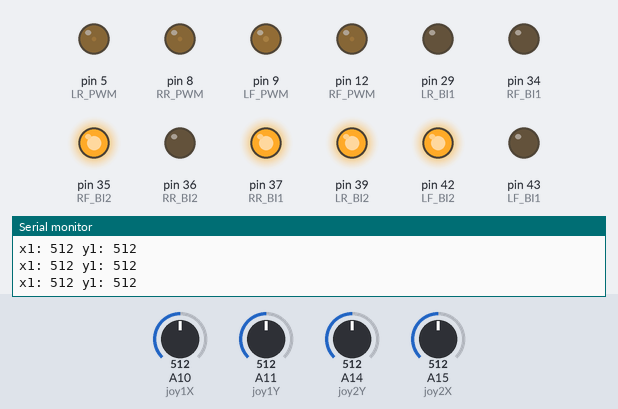
Bench run of a sketch on a simulated Arduino Mega 2560, built with avr-gcc and run on an emulated ATmega2560. Parts: output pins drawn as LEDs (lit = HIGH), the last lines printed to the serial monitor. Inputs (shaded band) come from the test bench; at power-on: A10 (joy1X) = 512, A11 (joy1Y) = 512, A15 (joy2X) = 512, A14 (joy2Y) = 512.

Above: at 1.2 s.
1.3 s: A10 (joy1X) set to 109
At 2.2 s:
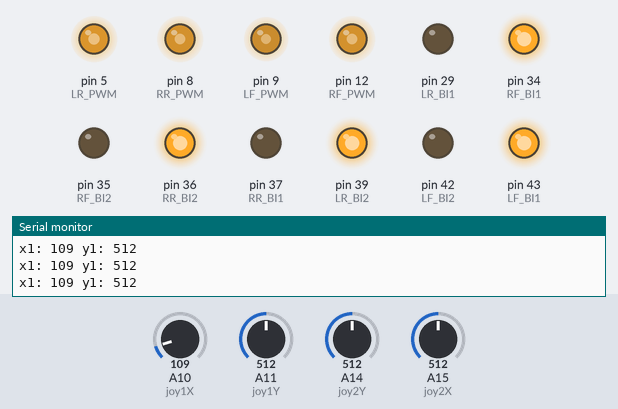
2.8 s: A10 (joy1X) set to 93
At 3.4 s:
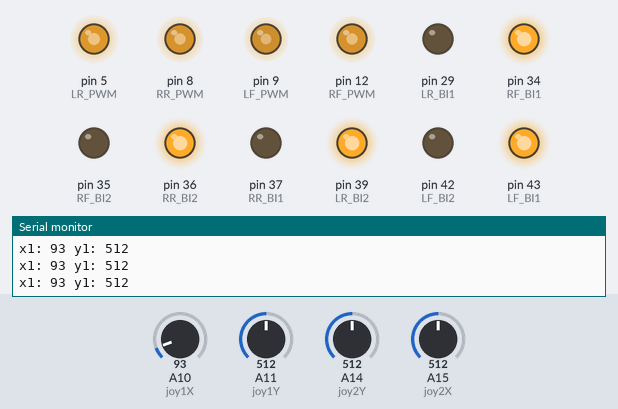
5.8 s: A11 (joy1Y) set to 716
At 6.7 s:
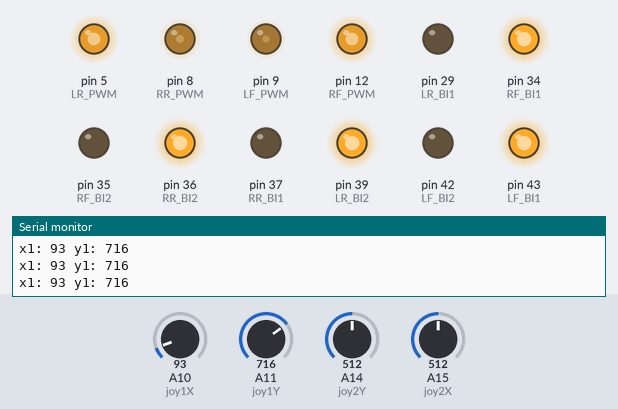
7.3 s: A15 (joy2X) set to 716
At 7.8 s:
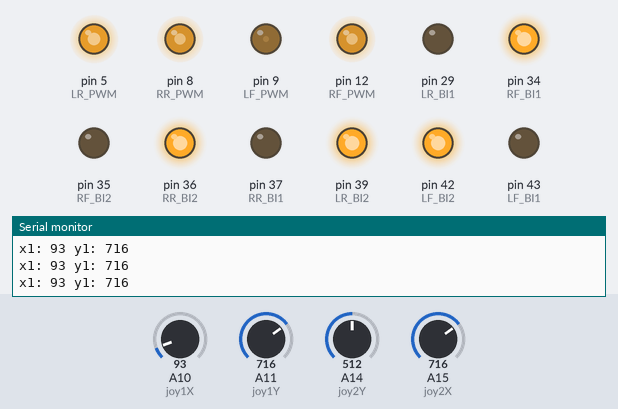
8.8 s: A11 (joy1Y) set to 30
At 10.0 s:
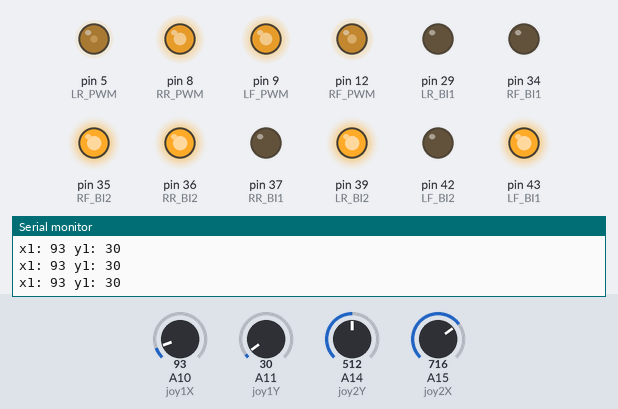
10.3 s: A10 (joy1X) set to 306
At 11.1 s:
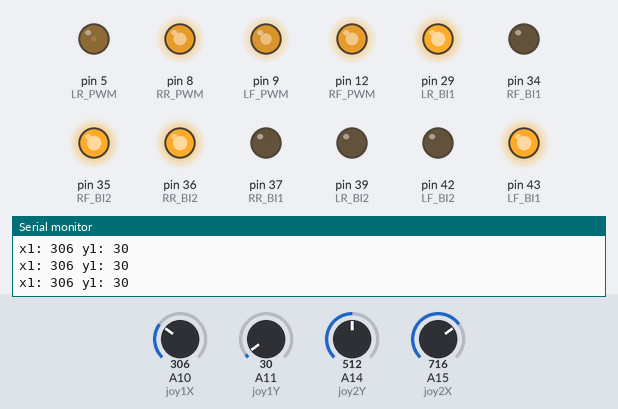
Timing chart, 0 to 12.8 s (numbered marks = the images above; inputs shaded):
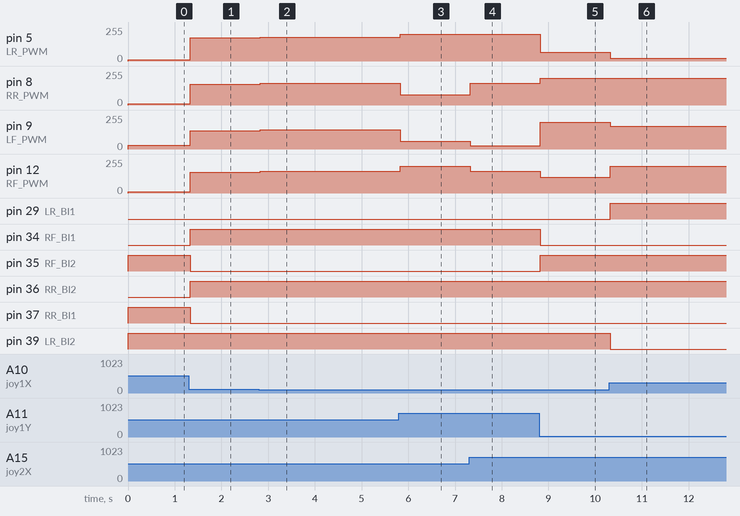

Measured:
- after the input at 1.3 s, pin 5 (LR_PWM): 9/255 → 174/255 at once; pin 8 (RR_PWM), pin 12 (RF_PWM): 9/255 → 156/255 at once; pin 9 (LF_PWM): 27/255 → 138/255 at once; pin 34 (RF_BI1), pin 36 (RR_BI2), pin 43 (LF_BI1): LOW → HIGH at once; pin 35 (RF_BI2), pin 37 (RR_BI1), pin 42 (LF_BI2): HIGH → LOW at once
- after the input at 2.8 s, pin 5 (LR_PWM): 174/255 → 180/255 at once; pin 8 (RR_PWM), pin 12 (RF_PWM): 156/255 → 162/255 at once; pin 9 (LF_PWM): 138/255 → 144/255 at once
- after the input at 5.8 s, pin 5 (LR_PWM): 180/255 → 200/255 at once; pin 8 (RR_PWM): 162/255 → 78/255 at once; pin 9 (LF_PWM): 144/255 → 60/255 at once; pin 12 (RF_PWM): 162/255 → 200/255 at once
- after the input at 7.3 s, pin 8 (RR_PWM): 78/255 → 162/255 at once; pin 9 (LF_PWM): 60/255 → 24/255 at once; pin 12 (RF_PWM): 200/255 → 162/255 at once; pin 42 (LF_BI2): LOW → HIGH at once; pin 43 (LF_BI1): HIGH → LOW at once
- after the input at 8.8 s, pin 5 (LR_PWM): 200/255 → 67/255 at once; pin 8 (RR_PWM): 162/255 → 200/255 at once; pin 9 (LF_PWM): 24/255 → 200/255 at once; pin 12 (RF_PWM): 162/255 → 119/255 at once; pin 34 (RF_BI1), pin 42 (LF_BI2): HIGH → LOW at once
- after the input at 10.3 s, pin 5 (LR_PWM): 67/255 → 20/255 at once; pin 9 (LF_PWM): 200/255 → 170/255 at once; pin 12 (RF_PWM): 119/255 → 200/255 at once; pin 29 (LR_BI1): LOW → HIGH at once; pin 39 (LR_BI2): HIGH → LOW at once

The sketch:

Car.ino
```cpp
#define joy1X A10
#define joy1Y A11
#define joy2X A15
#define joy2Y A14

#define RF_BI1 34
#define RF_BI2 35
#define RF_PWM 12

#define RR_BI1 37
#define RR_BI2 36
#define RR_PWM 8

#define LF_BI1 43
#define LF_BI2 42
#define LF_PWM 9

#define LR_BI1 29
#define LR_BI2 39
#define LR_PWM 5

int x1=0,y1=0,x2=0,y2=0;
int middle_x1=477, middle_y1=490, middle_x2=497, middle_y2=483;
int max=977;
int min=0;

void controlRF(int BI1,int BI2,int speed){
  if (speed >= 0) {
    digitalWrite(RF_BI1, BI1);
    digitalWrite(RF_BI2, BI2);
    analogWrite(RF_PWM, speed);
  }
  else if (speed < 0) {
    digitalWrite(RF_BI1, BI2);
    digitalWrite(RF_BI2, BI1);
    analogWrite(RF_PWM, abs(speed));
  }
}

void controlLF(int BI2,int BI1,int speed){
  if (speed >= 0) {
    digitalWrite(LF_BI1, BI1);
    digitalWrite(LF_BI2, BI2);
    analogWrite(LF_PWM, speed);
  }
  else if (speed < 0) {
    digitalWrite(LF_BI1, BI2);
    digitalWrite(LF_BI2, BI1);
    analogWrite(LF_PWM, abs(speed));
  }
}

void controlRR(int BI1,int BI2,int speed){
  if (speed >= 0) {
    digitalWrite(RR_BI1, BI1);
    digitalWrite(RR_BI2, BI2);
    analogWrite(RR_PWM, speed);
  }
  else if (speed < 0) {
    digitalWrite(RR_BI1, BI2);
    digitalWrite(RR_BI2, BI1);
    analogWrite(RR_PWM, abs(speed));
  }
}

void controlLR(int BI2,int BI1,int speed){
  if (speed >= 0) {
    digitalWrite(LR_BI1, BI1);
    digitalWrite(LR_BI2, BI2);
    analogWrite(LR_PWM, speed);
  }
  else if (speed < 0) {
    digitalWrite(LR_BI1, BI2);
    digitalWrite(LR_BI2, BI1);
    analogWrite(LR_PWM, abs(speed));
  }
}

void setup() {
  Serial.begin(9600);
  pinMode(RF_PWM,OUTPUT);
  pinMode(RR_PWM,OUTPUT);
  pinMode(LF_PWM,OUTPUT);
  pinMode(LR_PWM,OUTPUT);

  pinMode(RF_BI1,OUTPUT);
  pinMode(RF_BI2,OUTPUT);
  pinMode(RR_BI1,OUTPUT);
  pinMode(RR_BI2,OUTPUT);
  pinMode(LF_BI1,OUTPUT);
  pinMode(LF_BI2,OUTPUT);
  pinMode(LR_BI1,OUTPUT);
  pinMode(LR_BI2,OUTPUT);
}

void loop() {
  x1=analogRead(joy1X);
  y1=analogRead(joy1Y);
  x2=analogRead(joy2X);
  y2=analogRead(joy2Y);

  Serial.print("x1: ");
  Serial.print(x1);
  Serial.print(" y1: ");
  Serial.println(y1);

  int speed_y = map(y1, min, max, -200, 200);
  int speed_x = map(x1, min, max, -200, 200);
  int speed_x1= map(x2, min, max, -200, 200);

  int speed_rf = speed_y - speed_x - speed_x1;
  int speed_rr = speed_y + speed_x - speed_x1;
  int speed_lf = speed_y + speed_x + speed_x1;
  int speed_lr = speed_y - speed_x + speed_x1;

  controlRF(1, 0, constrain(speed_rf, -200, 200));
  controlRR(1, 0, constrain(speed_rr, -200, 200));
  controlLF(1, 0, constrain(speed_lf, -200, 200));
  controlLR(1, 0, constrain(speed_lr, -200, 200));
}
```
